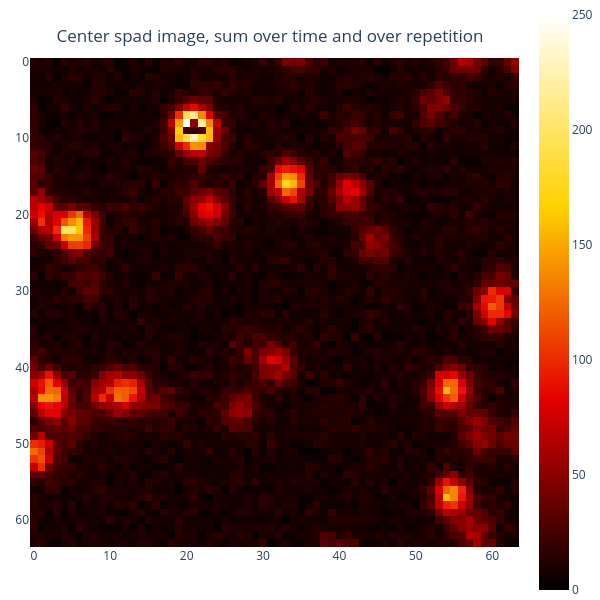

The code cell stored with this chart in its notebook:
### Code cell
# INPUT
#############################################################################################
# IMPORT LIBRARIES
############################################################################################
import numpy as np
import scipy
import matplotlib.pyplot as plt
from tqdm import tqdm
import os
import cv2
import tifffile
from PIL import Image
import h5py
from matplotlib.patches import Rectangle
from scipy.optimize import curve_fit
from skimage.feature import peak_local_max

import brighteyes_ism.analysis.APR_lib as apr
import brighteyes_ism.analysis.APR_lib as apr
import brighteyes_ism.analysis.FRC_lib as frc
import brighteyes_ism.analysis.Deconv_lib as dec
import brighteyes_ism.analysis.FocusISM_lib as fism
import brighteyes_ism.analysis.Graph_lib as gra
import brighteyes_ism.analysis.Tools_lib as tool
import brighteyes_ism.dataio.mcs as mcs
import brighteyes_ism.analysis.Deconv_lib as dec
import brighteyes_ism.simulation.PSF_sim as sim
from scipy.ndimage import fourier_shift, shift 
from os import path
from IPython.display import display, HTML
import plotly.express as px

dir = os.getcwd()

#############################################################################################
# FILE IMPORT AND SETUP
############################################################################################

filename = path.join(dir,'images','2025 07 07-08 Qdots',file) # input
savename = path.join(dir,'images','output',file) # output
savenameSOFI = path.join(dir,'images','output','SOFI',file)

timeSwitch = True #True if i saved the timetraces
spadFormat=7
Nspad = spadFormat**2

index7=[i for i in range(49) if i != 12]
index5=[8,9,10,11,15,16,17,18,19,22,23,24,25,26,29,30,31,32,33,36,37,38,39,40] #Check if 12 is included or not
index3=[16,17,18,23,24,25,30,31,32]
index1=[17,23,24,25,31]

f = h5py.File(filename + '.h5', 'r')

if timeSwitch:
    group = f['Fluctuations']
    print('Opening time data...')
    Endoftime_h5 = group['IsEndOfTimeBin'][()]
    t_bin=group['Time'][()][0]/1000        #micros
    rep = group.attrs['I_Repetitions'][0]      #repetitions  
else:
    group = f['Image']

imgFormat=group.attrs['I_Height'][0]       #pixels
Depth=group.attrs['I_Depth'][0]            #repetitions/z
ImgFoV=group.attrs['I_XSpan[um]'][0]       #micron
pxsizex=group.attrs['I_XPixelSize[nm]'][0]/1000 #micron         
ZSpan=group.attrs['I_ZSpan[um]'][0]        #micron
pxsizez=group.attrs['I_ZPixelSize[nm]'][0]/1000 #micron
Duration=group.attrs['M_Duration[ms]'][0]  #ms
DwellTime=Duration/(Depth*imgFormat**2)    #ms (approximate)


Fingerprint_h5 = group['Fingerprint'][()]
print('Opening SPAD data...')
data_h5= group['SPAD'][()]
print('Finished opening')
f.close()

print('--------------------METADATA:--------------')
print('imgFormat: ',imgFormat,'x',imgFormat,'px')
print('depth (z): ', Depth)
print('FOV: ', ImgFoV,'μm')
print('pixelsize (x-y): ', pxsizex,'μm')
print('pixelsize (z): ', pxsizez,'μm')
print('ZSpan (z-range):', ZSpan,'μm')
print('Duration frame:', Duration,'ms')
print('Dwell time (time per pixel):', DwellTime,'ms')
print('---------------------------------------------')

# Ch,T,X,Y,R,Z
# print('Full data size: ' + str(data_h5.shape[0]))
# print('Total time bins (no channel distinction): ' +str(Endoftime_h5.shape[0]))

endtime=np.asarray(np.where(Endoftime_h5==1))[0,:]       #Cerco gli indici di Endoftime_h5 dove finiscono i pixels
# print('Scan pixels: ' + str(endtime.shape[0]))
# print('\nendtime: '+str(endtime[:10]))
v = np.max(np.diff(endtime))                             #Cerco la durata massima
# print('maximum temporal timetrace length: ' +str(v))                  
overflow = endtime[np.asarray(np.where(np.diff(endtime)==v))[0,:]+1]  #Indici di cut degli elementi in overflow
# print('\nOverflow: ' +str(overflow))
# print('Pixels in overflow: ' + str(overflow.shape[0]))

over_del = np.zeros(((overflow.shape[0]+1)*Nspad)).astype(np.int64)
for j in range(Nspad):
    over_del[(j)*overflow.shape[0]:overflow.shape[0]*(j+1)]= ((overflow*Nspad)+j)

g=np.linspace(0,48,49).astype(int)
if endtime[0]+1==v: 
    over_del[-49:]=((endtime[0]*Nspad)+g)
else:
    over_del=np.delete(over_del, np.linspace(over_del.shape[0]-Nspad, over_del.shape[0]-1).astype(int) , axis=(0))
    
# print('Bin in data_h5 to be removed: ' +str(over_del))

data_crop = np.delete(data_h5, over_del)
del over_del
del endtime
del g
del overflow
# print('\nFinal size of cropped data: ' +str(data_crop.shape[0]))
# print('Expected size: ' +str(Nspad*Depth*rep*imgFormat**2*(v-1)))

if not data_crop.shape[0]==Nspad*Depth*rep*imgFormat**2*(v-1):
    raise 'data error, bin not corresponding'
# print('size cropped == expected size: ', str(data_crop.shape[0]==Nspad*Depth*rep*imgFormat**2*(v-1)))


z_i, rep_i, y_i, x_i, t_i, ch_i = 0, 1, 2, 3, 4, 5 # indexes of reshaped data

fingerprint_meta = np.reshape(Fingerprint_h5, (spadFormat,spadFormat))
if not timeSwitch:
    data=np.reshape(data_h5,(Depth,1,imgFormat,imgFormat,1,Nspad)) 
    print('Data format (z,rep,y,x,t,ch) ' +str(data.shape))
else:
    data=np.reshape(data_crop, (Depth,rep,imgFormat,imgFormat,v-1,Nspad))
    print('Data format (z,rep,y,x,t,ch) ' +str(data.shape))
    del data_crop
   
# print('\nCumulative Dwell time (approx.): ' + str(DwellTime) +' ms')
# print('FoV [um]: ' + str(ImgFoV))
# if timeSwitch: print('Time binsize [us]: ' +str(t_bin))
# print('Pixel size [um]: ' +str(pxsizex))
del data_h5

#############################################################################################
# FIRST PLOT, all the data is in 'data'
############################################################################################

# first raw plot

# Example: assuming 'data' is already defined like in your code
# Sum over axes (3,0) and take the slice at index 24
CENTRAL_SPAD = data[0, :, :, :, :, 24].sum(axis=(3, 0)).astype(np.uint8)

# Convert to Image if you still want that step (optional)
im = Image.fromarray(CENTRAL_SPAD)

# Plot with Plotly
fig = px.imshow(
    np.array(im), 
    color_continuous_scale='hot',
    title='Center spad image, sum over time and over repetition',
)
fig.update_layout(
    margin=dict(l=30, r=0, t=0, b=0),
    width=600,
    height=600,
    title=dict(
        y=0.95,  # move title closer to plot
        x=0.45,   # keep centered
        xanchor='center',
        yanchor='top'
    )
)

fig.show()

### Figure 1 — Plotly figure (JSON) as saved in the notebook; plotly's stock layout.template omitted (floating-point values rounded to 4 significant figures; data arrays with more than 128 entries replaced by an {"elided": "..."} marker saying what was removed)
{"data": [{"coloraxis": "coloraxis", "hovertemplate": "x: %{x}<br>y: %{y}<br>color: %{z}<extra></extra>", "name": "0", "type": "heatmap", "xaxis": "x", "yaxis": "y", "z": {"elided": "64x64 int values"}}], "layout": {"coloraxis": {"colorscale": [[0, "rgb(0,0,0)"], [0.3333, "rgb(230,0,0)"], [0.6667, "rgb(255,210,0)"], [1, "rgb(255,255,255)"]]}, "height": 600, "margin": {"b": 0, "l": 30, "r": 0, "t": 0}, "title": {"text": "Center spad image, sum over time and over repetition", "x": 0.45, "xanchor": "center", "y": 0.95, "yanchor": "top"}, "width": 600, "xaxis": {"anchor": "y", "constrain": "domain", "domain": [0, 1], "scaleanchor": "y"}, "yaxis": {"anchor": "x", "autorange": "reversed", "constrain": "domain", "domain": [0, 1]}}}
